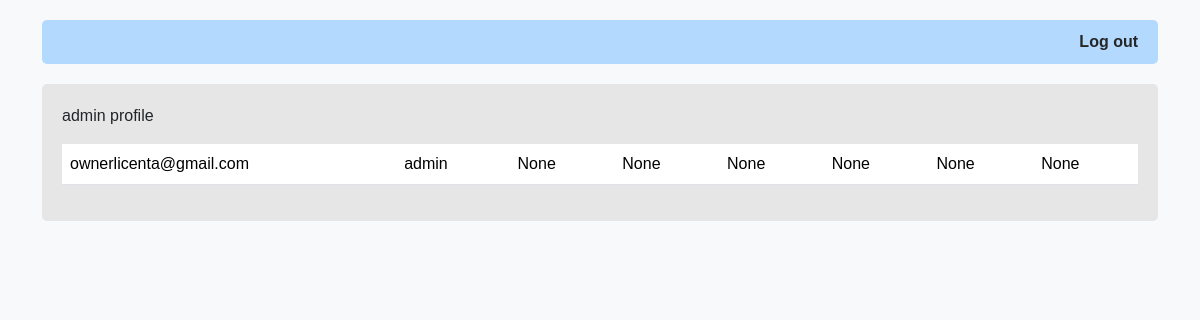
Page /human_profile/1/ (signed in) on the earlier database version.
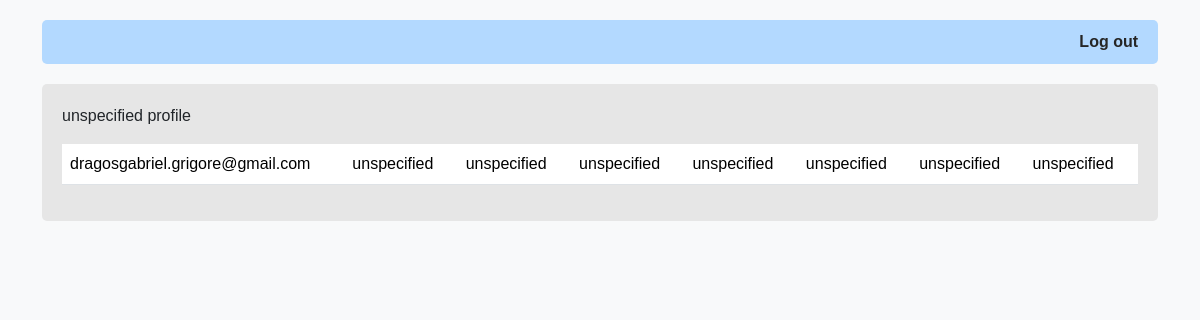
Same page on the later database version.
### jobsite/models.py (models this page shows, shortened)
class User(models.Model):
    email = models.EmailField(max_length=50, unique=True)
    password = models.CharField(max_length=50)
    type = models.CharField(max_length=50)
    full_name = models.CharField(max_length=50,default='unspecified')
    phone_number=models.CharField(max_length=20,default='unspecified')
    education = models.TextField(max_length=500, default='unspecified')  # Specify a default value
    experience=models.TextField(max_length=500, default='unspecified')
    skills=models.TextField(max_length=500, default='unspecified')
    hobbies=models.TextField(max_length=500, default='unspecified')
    foreign_languages=models.TextField(max_length=500, default='unspecified')
    current_company= models.CharField(max_length=50,default='unspecified')
    job_title= models.CharField(max_length=100, default='unspecified')

### jobsite/views.py (the view)
# urls.py: path('human_profile/<int:user_id>/', views.human_profile, name='human_profile'),
def human_profile(request,user_id):
    email=request.session['email']
    if User.objects.filter(email=email).exists():
        otherdata=User.objects.filter(email=email)
        usertype=otherdata[0].type
    else:
        otherdata=Company.objects.filter(email=email)
        usertype=otherdata[0].type
    mydata = User.objects.filter(id=user_id)
    context = {
        'mymembers': mydata,
        'usertype':usertype
    }
    if 'admin_delete' in request.POST:
        Human_delete(user_id)
        return redirect('main_page_human')
    return render(request, 'human_profile.html',context=context)

### jobsite/templates/human_profile.html (shortened to what this page needs)
  <!DOCTYPE html>
  <html>
  <head>
      {% load bootstrap5 %}
      {% bootstrap_css %}
  </head>
  <body>
    <div class="container">
    <ul class="nav">
      <li class="nav-item">
        <a href="/">Log out</a>
    </li>
  </ul>
</div>
<div class="container">
  <div class="data-container">
    <p>{{ mymembers.0.full_name}} profile</p>
    <table class="table">
        {% for x in mymembers %}
        <tr>
          <td>      <li class="nav-item">
            {{ x.email }}    </li>
          </td>
          <td>      <li class="nav-item">
            {{ x.full_name }}    </li>
          </td>
          <td>      <li class="nav-item">
            {{ x.phone_number }}    </li>
          </td>
          <td>      <li class="nav-item">
            {{ x.education }}    </li>
          </td>
          <td>      <li class="nav-item">
            {{ x.experience }}    </li>
          </td>
          <td>      <li class="nav-item">
            {{ x.skills }}</td>
          <td>      <li class="nav-item">
            {{ x.hobbies }}    </li>
          </td>
          <td>      <li class="nav-item">
            {{ x.foreign_languages }}    </li>
          </td>
        </tr>
      {% endfor %}
    </table>
    </div>
  </div>
  </body>
  </html>

### jobsite/templates/human_profile.html (style rules this page uses)
body { background-color: #f8f9fa; font-family: Arial, sans-serif; }
.container { margin-top: 20px; }
.nav { padding: 10px; background-color: #b3d9ff; border-radius: 5px; display: flex; justify-content: flex-end; }
.nav-item { list-style-type: none; margin-right: 10px; }
.nav-item a { color: #262626; text-decoration: none; font-weight: bold; }
.data-container { background-color: #e6e6e6; padding: 20px; border-radius: 5px; margin-bottom: 20px; }

Differences in the rows shown:
changed User: full_name "admin" → "unspecified"; email "ownerlicenta@gmail.com" → "dragosgabriel.grigore@gmail.com"; phone_number "None" → "unspecified"; education "None" → "unspecified"; experience "None" → "unspecified"; skills "None" → "unspecified"; hobbies "None" → "unspecified"; foreign_languages "None" → "unspecified"
